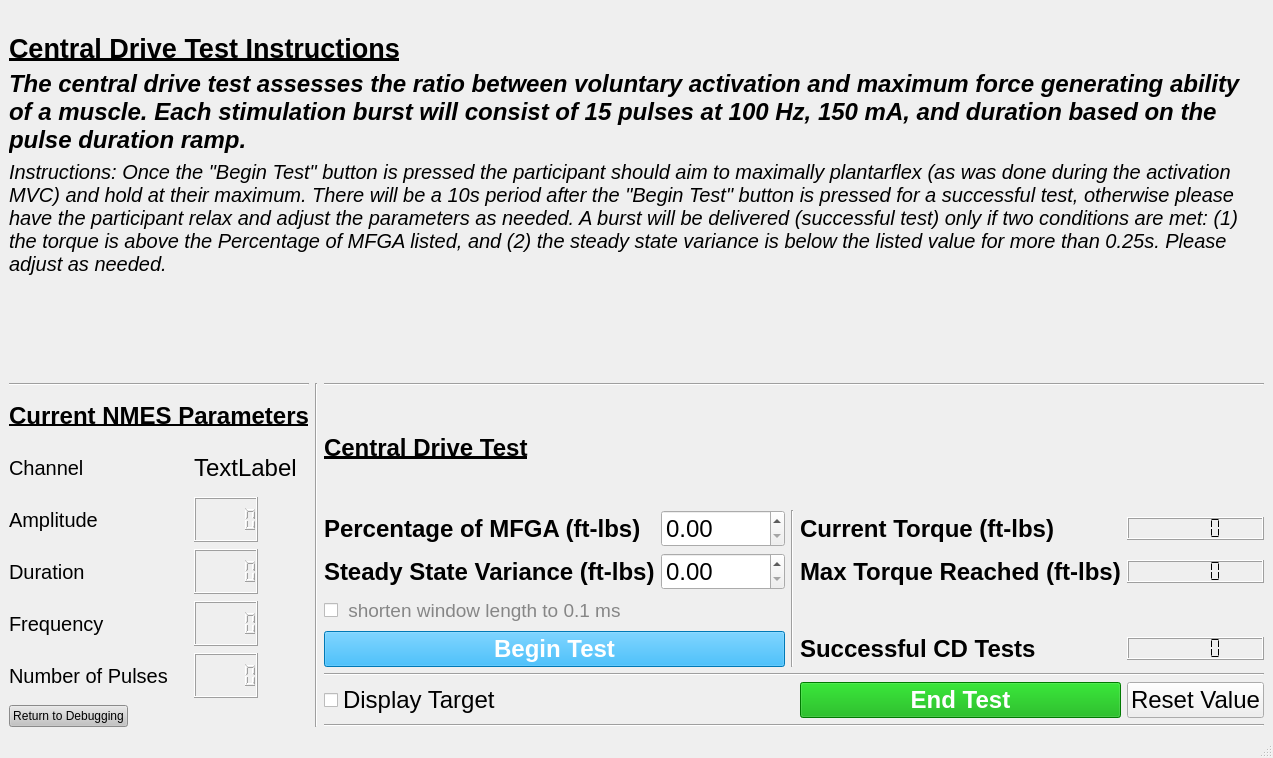
<?xml version="1.0" encoding="UTF-8"?>
<ui version="4.0">
 <class>MainWindow</class>
 <widget class="QMainWindow" name="MainWindow">
  <property name="geometry">
   <rect>
    <x>0</x>
    <y>0</y>
    <width>1273</width>
    <height>758</height>
   </rect>
  </property>
  <property name="windowTitle">
   <string>Central Drive Estimation</string>
  </property>
  <property name="styleSheet">
   <string notr="true">button.setStyleSheet(“background-color : yellow”)</string>
  </property>
  <widget class="QWidget" name="centralwidget">
   <layout class="QGridLayout" name="gridLayout_4">
    <item row="0" column="0">
     <layout class="QGridLayout" name="gridLayout_3">
      <item row="2" column="1">
       <widget class="Line" name="line">
        <property name="orientation">
         <enum>Qt::Vertical</enum>
        </property>
       </widget>
      </item>
      <item row="0" column="0" colspan="3">
       <layout class="QVBoxLayout" name="verticalLayout">
        <item>
         <widget class="QWidget" name="TorquePlot" native="true">
          <property name="sizePolicy">
           <sizepolicy hsizetype="Preferred" vsizetype="Maximum">
            <horstretch>0</horstretch>
            <verstretch>0</verstretch>
           </sizepolicy>
          </property>
          <property name="styleSheet">
           <string notr="true"/>
          </property>
          <layout class="QHBoxLayout" name="horizontalLayout"/>
         </widget>
        </item>
       </layout>
      </item>
      <item row="2" column="0">
       <layout class="QGridLayout" name="gridLayout">
        <property name="sizeConstraint">
         <enum>QLayout::SetDefaultConstraint</enum>
        </property>
        <property name="verticalSpacing">
         <number>7</number>
        </property>
        <item row="7" column="0">
         <widget class="QLabel" name="label_4">
          <property name="sizePolicy">
           <sizepolicy hsizetype="Maximum" vsizetype="Preferred">
            <horstretch>0</horstretch>
            <verstretch>0</verstretch>
           </sizepolicy>
          </property>
          <property name="font">
           <font>
            <pointsize>15</pointsize>
           </font>
          </property>
          <property name="text">
           <string>Frequency</string>
          </property>
         </widget>
        </item>
        <item row="6" column="0">
         <widget class="QLabel" name="label_2">
          <property name="sizePolicy">
           <sizepolicy hsizetype="Maximum" vsizetype="Preferred">
            <horstretch>0</horstretch>
            <verstretch>0</verstretch>
           </sizepolicy>
          </property>
          <property name="font">
           <font>
            <pointsize>15</pointsize>
            <italic>false</italic>
           </font>
          </property>
          <property name="text">
           <string>Duration</string>
          </property>
         </widget>
        </item>
        <item row="7" column="1">
         <widget class="QLCDNumber" name="committedF_lbl">
          <property name="sizePolicy">
           <sizepolicy hsizetype="Maximum" vsizetype="Minimum">
            <horstretch>0</horstretch>
            <verstretch>0</verstretch>
           </sizepolicy>
          </property>
          <property name="font">
           <font>
            <pointsize>18</pointsize>
           </font>
          </property>
          <property name="segmentStyle">
           <enum>QLCDNumber::Outline</enum>
          </property>
         </widget>
        </item>
        <item row="8" column="0">
         <widget class="QLabel" name="label_5">
          <property name="sizePolicy">
           <sizepolicy hsizetype="Maximum" vsizetype="Preferred">
            <horstretch>0</horstretch>
            <verstretch>0</verstretch>
           </sizepolicy>
          </property>
          <property name="font">
           <font>
            <pointsize>15</pointsize>
           </font>
          </property>
          <property name="text">
           <string>Number of Pulses</string>
          </property>
         </widget>
        </item>
        <item row="3" column="0" colspan="2">
         <widget class="QLabel" name="label_3">
          <property name="sizePolicy">
           <sizepolicy hsizetype="Maximum" vsizetype="Preferred">
            <horstretch>0</horstretch>
            <verstretch>0</verstretch>
           </sizepolicy>
          </property>
          <property name="font">
           <font>
            <pointsize>18</pointsize>
            <weight>75</weight>
            <bold>true</bold>
            <underline>true</underline>
           </font>
          </property>
          <property name="text">
           <string>Current NMES Parameters</string>
          </property>
          <property name="scaledContents">
           <bool>false</bool>
          </property>
          <property name="alignment">
           <set>Qt::AlignCenter</set>
          </property>
         </widget>
        </item>
        <item row="6" column="1">
         <widget class="QLCDNumber" name="committedDur_lbl">
          <property name="sizePolicy">
           <sizepolicy hsizetype="Maximum" vsizetype="Minimum">
            <horstretch>0</horstretch>
            <verstretch>0</verstretch>
           </sizepolicy>
          </property>
          <property name="font">
           <font>
            <pointsize>18</pointsize>
           </font>
          </property>
          <property name="segmentStyle">
           <enum>QLCDNumber::Outline</enum>
          </property>
         </widget>
        </item>
        <item row="8" column="1">
         <widget class="QLCDNumber" name="committedNp_lbl">
          <property name="sizePolicy">
           <sizepolicy hsizetype="Maximum" vsizetype="Minimum">
            <horstretch>0</horstretch>
            <verstretch>0</verstretch>
           </sizepolicy>
          </property>
          <property name="font">
           <font>
            <pointsize>18</pointsize>
           </font>
          </property>
          <property name="segmentStyle">
           <enum>QLCDNumber::Outline</enum>
          </property>
         </widget>
        </item>
        <item row="5" column="0">
         <widget class="QLabel" name="label">
          <property name="sizePolicy">
           <sizepolicy hsizetype="Maximum" vsizetype="Preferred">
            <horstretch>0</horstretch>
            <verstretch>0</verstretch>
           </sizepolicy>
          </property>
          <property name="font">
           <font>
            <pointsize>15</pointsize>
           </font>
          </property>
          <property name="text">
           <string>Amplitude</string>
          </property>
         </widget>
        </item>
        <item row="4" column="0">
         <widget class="QLabel" name="label_6">
          <property name="sizePolicy">
           <sizepolicy hsizetype="Maximum" vsizetype="Preferred">
            <horstretch>0</horstretch>
            <verstretch>0</verstretch>
           </sizepolicy>
          </property>
          <property name="font">
           <font>
            <pointsize>15</pointsize>
           </font>
          </property>
          <property name="text">
           <string>Channel</string>
          </property>
         </widget>
        </item>
        <item row="5" column="1">
         <widget class="QLCDNumber" name="committedAmp_lbl">
          <property name="sizePolicy">
           <sizepolicy hsizetype="Maximum" vsizetype="Minimum">
            <horstretch>0</horstretch>
            <verstretch>0</verstretch>
           </sizepolicy>
          </property>
          <property name="font">
           <font>
            <pointsize>18</pointsize>
           </font>
          </property>
          <property name="segmentStyle">
           <enum>QLCDNumber::Outline</enum>
          </property>
         </widget>
        </item>
        <item row="4" column="1">
         <widget class="QLabel" name="channel_lbl">
          <property name="sizePolicy">
           <sizepolicy hsizetype="Maximum" vsizetype="Preferred">
            <horstretch>0</horstretch>
            <verstretch>0</verstretch>
           </sizepolicy>
          </property>
          <property name="font">
           <font>
            <pointsize>18</pointsize>
           </font>
          </property>
          <property name="text">
           <string>TextLabel</string>
          </property>
         </widget>
        </item>
        <item row="2" column="0" colspan="2">
         <widget class="Line" name="line_3">
          <property name="orientation">
           <enum>Qt::Horizontal</enum>
          </property>
         </widget>
        </item>
        <item row="9" column="0" colspan="2">
         <widget class="QPushButton" name="returnToMain_pb">
          <property name="sizePolicy">
           <sizepolicy hsizetype="Maximum" vsizetype="Fixed">
            <horstretch>0</horstretch>
            <verstretch>0</verstretch>
           </sizepolicy>
          </property>
          <property name="autoFillBackground">
           <bool>false</bool>
          </property>
          <property name="styleSheet">
           <string notr="true">background-color: rgb(195, 195, 195);</string>
          </property>
          <property name="text">
           <string>Return to Debugging</string>
          </property>
         </widget>
        </item>
       </layout>
      </item>
      <item row="1" column="0" colspan="3">
       <layout class="QFormLayout" name="formLayout_2">
        <item row="1" column="0" colspan="2">
         <widget class="QLabel" name="label_15">
          <property name="sizePolicy">
           <sizepolicy hsizetype="Preferred" vsizetype="Maximum">
            <horstretch>0</horstretch>
            <verstretch>0</verstretch>
           </sizepolicy>
          </property>
          <property name="font">
           <font>
            <pointsize>18</pointsize>
            <weight>75</weight>
            <italic>true</italic>
            <bold>true</bold>
           </font>
          </property>
          <property name="styleSheet">
           <string notr="true"/>
          </property>
          <property name="text">
           <string>The central drive test assesses the ratio between voluntary activation and maximum force generating ability of a muscle. Each stimulation burst will consist of 15 pulses at 100 Hz, 150 mA, and duration based on the pulse duration ramp. </string>
          </property>
          <property name="wordWrap">
           <bool>true</bool>
          </property>
         </widget>
        </item>
        <item row="0" column="0" colspan="2">
         <widget class="QLabel" name="label_14">
          <property name="sizePolicy">
           <sizepolicy hsizetype="Preferred" vsizetype="Maximum">
            <horstretch>0</horstretch>
            <verstretch>0</verstretch>
           </sizepolicy>
          </property>
          <property name="font">
           <font>
            <pointsize>20</pointsize>
            <weight>75</weight>
            <bold>true</bold>
            <underline>true</underline>
           </font>
          </property>
          <property name="text">
           <string>Central Drive Test Instructions</string>
          </property>
         </widget>
        </item>
        <item row="2" column="0" colspan="2">
         <widget class="QLabel" name="label_11">
          <property name="sizePolicy">
           <sizepolicy hsizetype="Preferred" vsizetype="Maximum">
            <horstretch>0</horstretch>
            <verstretch>0</verstretch>
           </sizepolicy>
          </property>
          <property name="font">
           <font>
            <pointsize>15</pointsize>
            <italic>true</italic>
           </font>
          </property>
          <property name="text">
           <string>Instructions: Once the &quot;Begin Test&quot; button is pressed the participant should aim to maximally plantarflex (as was done during the activation MVC) and hold at their maximum. There will be a 10s period after the &quot;Begin Test&quot; button is pressed for a successful test, otherwise please have the participant relax and adjust the parameters as needed. A burst will be delivered (successful test) only if two conditions are met: (1) the torque is above the Percentage of MFGA listed, and (2) the steady state variance is below the listed value for more than 0.25s. Please adjust as needed.</string>
          </property>
          <property name="wordWrap">
           <bool>true</bool>
          </property>
         </widget>
        </item>
       </layout>
      </item>
      <item row="2" column="2">
       <layout class="QGridLayout" name="gridLayout_2">
        <item row="13" column="0">
         <widget class="QCheckBox" name="target_cb">
          <property name="font">
           <font>
            <pointsize>18</pointsize>
           </font>
          </property>
          <property name="text">
           <string>Display Target</string>
          </property>
         </widget>
        </item>
        <item row="8" column="5">
         <widget class="QLCDNumber" name="successfulTestCounter_lcd">
          <property name="sizePolicy">
           <sizepolicy hsizetype="Minimum" vsizetype="Maximum">
            <horstretch>0</horstretch>
            <verstretch>0</verstretch>
           </sizepolicy>
          </property>
          <property name="font">
           <font>
            <pointsize>18</pointsize>
            <weight>75</weight>
            <bold>true</bold>
           </font>
          </property>
          <property name="frameShape">
           <enum>QFrame::Box</enum>
          </property>
          <property name="frameShadow">
           <enum>QFrame::Raised</enum>
          </property>
          <property name="segmentStyle">
           <enum>QLCDNumber::Flat</enum>
          </property>
         </widget>
        </item>
        <item row="5" column="0">
         <widget class="QLabel" name="label_9">
          <property name="font">
           <font>
            <pointsize>18</pointsize>
            <weight>75</weight>
            <bold>true</bold>
           </font>
          </property>
          <property name="text">
           <string>Percentage of MFGA (ft-lbs)</string>
          </property>
         </widget>
        </item>
        <item row="4" column="0" colspan="2">
         <widget class="QLabel" name="label_13">
          <property name="font">
           <font>
            <pointsize>18</pointsize>
            <weight>75</weight>
            <bold>true</bold>
            <underline>true</underline>
           </font>
          </property>
          <property name="text">
           <string>Central Drive Test</string>
          </property>
          <property name="scaledContents">
           <bool>false</bool>
          </property>
         </widget>
        </item>
        <item row="14" column="0" colspan="6">
         <widget class="Line" name="line_5">
          <property name="orientation">
           <enum>Qt::Horizontal</enum>
          </property>
         </widget>
        </item>
        <item row="13" column="5">
         <widget class="QPushButton" name="maxTorqueReset_pb">
          <property name="font">
           <font>
            <pointsize>18</pointsize>
           </font>
          </property>
          <property name="text">
           <string>Reset Value</string>
          </property>
         </widget>
        </item>
        <item row="5" column="3" rowspan="4">
         <widget class="Line" name="line_6">
          <property name="orientation">
           <enum>Qt::Vertical</enum>
          </property>
         </widget>
        </item>
        <item row="6" column="5">
         <widget class="QLCDNumber" name="maxTorque_lcd">
          <property name="sizePolicy">
           <sizepolicy hsizetype="Minimum" vsizetype="Maximum">
            <horstretch>0</horstretch>
            <verstretch>0</verstretch>
           </sizepolicy>
          </property>
          <property name="font">
           <font>
            <pointsize>18</pointsize>
           </font>
          </property>
          <property name="segmentStyle">
           <enum>QLCDNumber::Flat</enum>
          </property>
         </widget>
        </item>
        <item row="13" column="4">
         <widget class="QPushButton" name="download_pb">
          <property name="font">
           <font>
            <pointsize>18</pointsize>
            <weight>75</weight>
            <bold>true</bold>
           </font>
          </property>
          <property name="styleSheet">
           <string notr="true">color: rgb(255, 255, 255);
background-color: rgb(0, 170, 0);</string>
          </property>
          <property name="text">
           <string>End Test</string>
          </property>
         </widget>
        </item>
        <item row="5" column="5">
         <widget class="QLCDNumber" name="currentTorque_lcd">
          <property name="sizePolicy">
           <sizepolicy hsizetype="Minimum" vsizetype="Maximum">
            <horstretch>0</horstretch>
            <verstretch>0</verstretch>
           </sizepolicy>
          </property>
          <property name="font">
           <font>
            <pointsize>18</pointsize>
           </font>
          </property>
          <property name="segmentStyle">
           <enum>QLCDNumber::Flat</enum>
          </property>
         </widget>
        </item>
        <item row="10" column="0" colspan="6">
         <widget class="Line" name="line_4">
          <property name="orientation">
           <enum>Qt::Horizontal</enum>
          </property>
         </widget>
        </item>
        <item row="6" column="0">
         <widget class="QLabel" name="label_10">
          <property name="font">
           <font>
            <pointsize>18</pointsize>
            <weight>75</weight>
            <bold>true</bold>
           </font>
          </property>
          <property name="text">
           <string>Steady State Variance (ft-lbs)</string>
          </property>
         </widget>
        </item>
        <item row="8" column="0" colspan="3">
         <widget class="QPushButton" name="beginTest_pb">
          <property name="sizePolicy">
           <sizepolicy hsizetype="Minimum" vsizetype="Fixed">
            <horstretch>0</horstretch>
            <verstretch>0</verstretch>
           </sizepolicy>
          </property>
          <property name="font">
           <font>
            <pointsize>18</pointsize>
            <weight>75</weight>
            <bold>true</bold>
           </font>
          </property>
          <property name="styleSheet">
           <string notr="true">background-color: rgb(0, 170, 255);
color: rgb(255, 255, 255);</string>
          </property>
          <property name="text">
           <string>Begin Test</string>
          </property>
         </widget>
        </item>
        <item row="3" column="0" colspan="6">
         <widget class="Line" name="line_2">
          <property name="orientation">
           <enum>Qt::Horizontal</enum>
          </property>
         </widget>
        </item>
        <item row="5" column="1" colspan="2">
         <widget class="QDoubleSpinBox" name="mfga_sp">
          <property name="font">
           <font>
            <pointsize>18</pointsize>
           </font>
          </property>
          <property name="maximum">
           <double>150.000000000000000</double>
          </property>
         </widget>
        </item>
        <item row="6" column="1" colspan="2">
         <widget class="QDoubleSpinBox" name="variance_sp">
          <property name="font">
           <font>
            <pointsize>18</pointsize>
           </font>
          </property>
          <property name="singleStep">
           <double>0.050000000000000</double>
          </property>
         </widget>
        </item>
        <item row="5" column="4">
         <widget class="QLabel" name="label_8">
          <property name="sizePolicy">
           <sizepolicy hsizetype="Preferred" vsizetype="Minimum">
            <horstretch>0</horstretch>
            <verstretch>0</verstretch>
           </sizepolicy>
          </property>
          <property name="font">
           <font>
            <pointsize>18</pointsize>
            <weight>75</weight>
            <bold>true</bold>
           </font>
          </property>
          <property name="text">
           <string>Current Torque (ft-lbs)</string>
          </property>
         </widget>
        </item>
        <item row="8" column="4">
         <widget class="QLabel" name="label_12">
          <property name="sizePolicy">
           <sizepolicy hsizetype="Preferred" vsizetype="Minimum">
            <horstretch>0</horstretch>
            <verstretch>0</verstretch>
           </sizepolicy>
          </property>
          <property name="font">
           <font>
            <pointsize>18</pointsize>
            <weight>75</weight>
            <bold>true</bold>
           </font>
          </property>
          <property name="text">
           <string>Successful CD Tests</string>
          </property>
         </widget>
        </item>
        <item row="6" column="4">
         <widget class="QLabel" name="label_7">
          <property name="sizePolicy">
           <sizepolicy hsizetype="Preferred" vsizetype="Minimum">
            <horstretch>0</horstretch>
            <verstretch>0</verstretch>
           </sizepolicy>
          </property>
          <property name="font">
           <font>
            <pointsize>18</pointsize>
            <weight>75</weight>
            <bold>true</bold>
           </font>
          </property>
          <property name="text">
           <string>Max Torque Reached (ft-lbs)</string>
          </property>
         </widget>
        </item>
        <item row="7" column="0" colspan="3">
         <widget class="QCheckBox" name="windowLength_cb">
          <property name="font">
           <font>
            <pointsize>14</pointsize>
           </font>
          </property>
          <property name="styleSheet">
           <string notr="true">color: rgb(134, 134, 134);</string>
          </property>
          <property name="text">
           <string> shorten window length to 0.1 ms</string>
          </property>
         </widget>
        </item>
       </layout>
      </item>
     </layout>
    </item>
   </layout>
  </widget>
  <widget class="QMenuBar" name="menubar">
   <property name="geometry">
    <rect>
     <x>0</x>
     <y>0</y>
     <width>1273</width>
     <height>37</height>
    </rect>
   </property>
  </widget>
  <widget class="QStatusBar" name="statusbar"/>
 </widget>
 <resources/>
 <connections/>
</ui>
